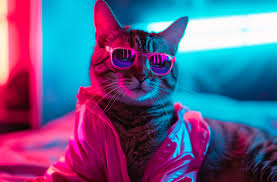
#> input picture image.jpeg, 277 x 182 px
$ python q6.py
#> lines starting #> are read from the running program, lines starting #| are printed output that depends on the picture
import cv2

# Reading the image
image = cv2.imread('image.jpeg')
#> image is the input picture: shape (182, 277, 3); mean B, G, R 138.6, 93.7, 96.6

# dividing height and width by 2 to get the center of the image
height, width = image.shape[:2]
#> height = 182; width = 277
# get the center coordinates of the image to create the 2D rotation matrix
center = (width / 2, height / 2)
#> center = (138.5, 91)

# using cv2.getRotationMatrix2D() to get the rotation matrix
rotate_matrix = cv2.getRotationMatrix2D(center=center, angle=95, scale=1)

# rotate the image using cv2.warpAffine
rotated_image = cv2.warpAffine(src=image, M=rotate_matrix, dsize=(width, height))
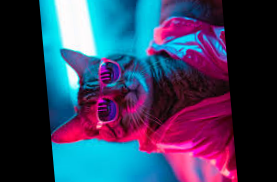
#> rotated_image: shape (182, 277, 3); mean B, G, R 92.5, 61.4, 55.6

cv2.imshow('Original image', image)
cv2.imshow('Rotated image', rotated_image)
cv2.waitKey(10000)
cv2.imwrite('rotated_image.jpg', rotated_image)
